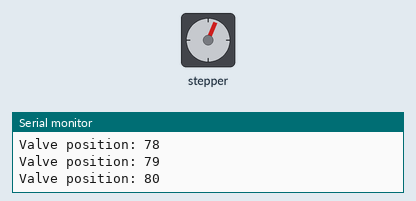
The sketch below on a simulated Arduino Nano, built with avr-gcc and run on an emulated ATmega328P. Parts: stepper motor, the last lines printed to the serial monitor. Wiring (inferred from the names in the program): stepper motor driver (200 steps per turn assumed): step pin 9; direction pin 8.

Above: at 3.5 s.
At 14.0 s:
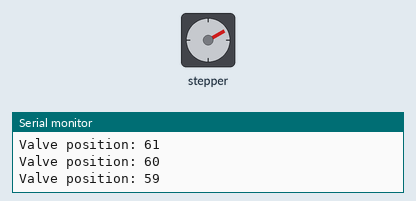
At 25.0 s:
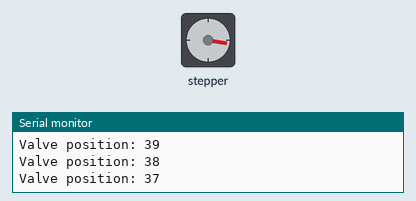
At 39.5 s:
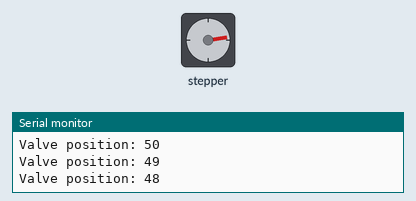
Timing chart, 0 to 40.0 s (numbered marks = the images above):
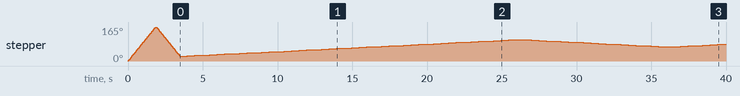

The sketch:

continuousClosingOpeningIdleValve.ino
```cpp
// Basicly this is taken from the Arduino Forum:
// https://forum.arduino.cc/t/simple-stepper-program/268292
// Testing a stepper motor with a Polulu A4988
// driver board on a Nano;
// It is made to controle the idlevalve of the RIDEX
// throttlebody 158T0040
// It is determined in a different sketch that the
// total nummber of steps from idle valve opened to
// closed is 90 (we did not have data on the valve).
// In the setup of this sketch first the valve is positioned fully
// open: position 90. Than it is positioned at step 80.
// as the upper operational open limit.
// The lower operational close limit is 10 when closing.
// For the sake of measuring the step pulses by means of an
// occilloscope this sketch closes and opens the valve
// continuously step by step.
// Als de steel van de motor helemaal uitgeschroefd is met
// direction = HIGH, is de klep
// gesloten, valvePosition = 0. Als de steel helemaal ingeschroefd
// is met direction = LOW, is de klep maximaal geopend, valvePosition = 90;

byte directionPin = 8;
byte stepPin = 9;
byte valvePosition; // aantal stappen vanaf de gesloten positie 0
byte bovengrens = 55;
byte ondergrens = 35;
bool direction;
int increment;
unsigned long curMillis;
unsigned long prevStepMillis = 0;
unsigned long pulseLengthMillis = 5;
unsigned long millisBetweenSteps = 20;

void moveSingleStep() {
  while ((millis() - prevStepMillis) < millisBetweenSteps ) {}
  prevStepMillis = millis();
  digitalWrite(stepPin, HIGH);
  digitalWrite(stepPin, LOW);
}

void printValvePosition() {
    Serial.print("Valve position: ");
    Serial.println(valvePosition);
}

void setup() {
  Serial.begin(115200);
  Serial.println("Starting idle valve control test");
  Serial.println("Sketch: continuouslyClosingAndOpeningIdleValve");
  Serial.println("Het eerste traject is voor de bepaling van het nulpunt");
  pinMode(directionPin, OUTPUT);
  pinMode(stepPin, OUTPUT);
  digitalWrite(stepPin, LOW);
  direction = HIGH;
  int i;

  // initieer klep in gesloten (valvePosition 0)
  // Dan weten we de uiterste gesloten positie.
  // Ga vervolgens naar de operationele startpositie:
  // 80 van de 90 stappen
  digitalWrite( directionPin, HIGH); // is: sluiten
  i = 0;
  while ( i < 93 ) {
    moveSingleStep();
    i++;
  }
  valvePosition = 0;

  digitalWrite( directionPin, LOW); // is: openen
  i = 0;
  while ( i < 80) {
    moveSingleStep();
    i++;
    valvePosition++;
    printValvePosition();
  }
}

void loop() {
// start with closing valve, then reverse direction and
// increment so it opens, then again reverse, and so on.
  millisBetweenSteps = 500;
  increment = -1;
  while ( valvePosition > ondergrens ) {
    digitalWrite( directionPin, HIGH);
    moveSingleStep();
    valvePosition = valvePosition + increment;
    printValvePosition();
  }


  increment = -increment;
  while ( valvePosition < bovengrens ) {
    digitalWrite( directionPin, LOW);
    moveSingleStep();
    valvePosition = valvePosition + increment;
    printValvePosition();
  }
}
```
